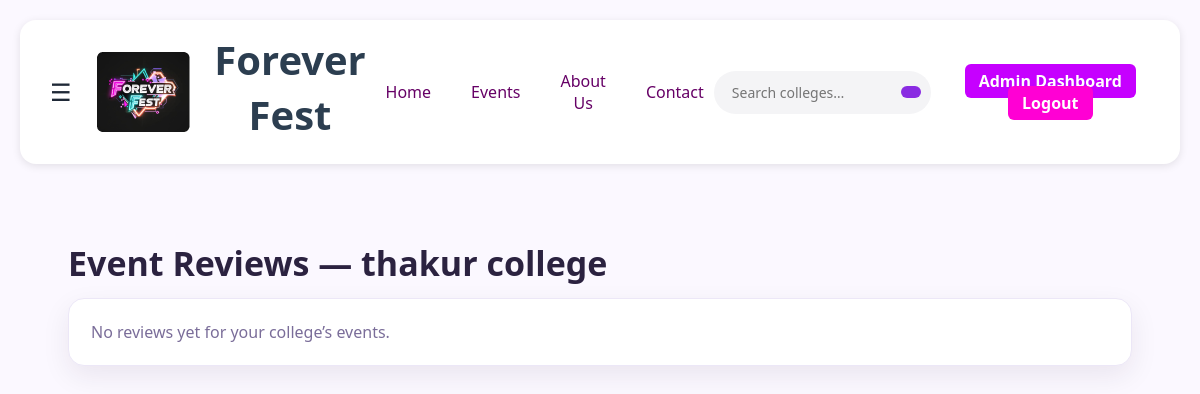
Before: /events/admin/reviews/ (signed in) with the older database file.
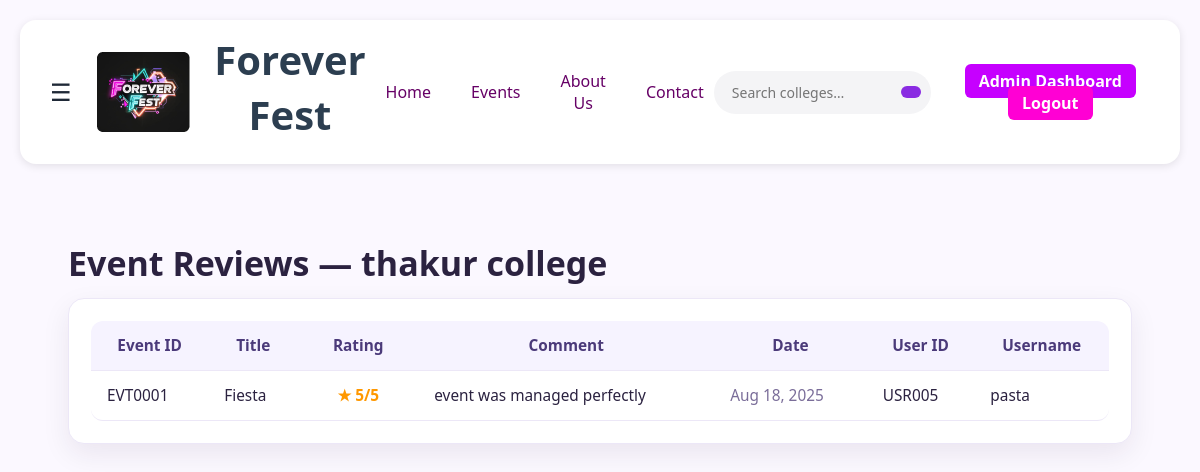
After: the same page with the newer database file.
### ugc/models.py (models this page shows, shortened)
class Review(models.Model):
    review_id = models.CharField(primary_key=True, max_length=20, default=generate_review_id)
    user = models.ForeignKey(UserProfile, on_delete=models.CASCADE, related_name="reviews")
    event = models.ForeignKey(Event, to_field="event_id", db_column="event_id", on_delete=models.CASCADE, related_name="reviews")
    rating = models.IntegerField(default=0)
    comment = models.CharField(max_length=200, blank=True)
    date_posted = models.DateField(auto_now_add=True)
    class Meta:
        db_table = "reviews"

### events/models.py (models this page shows, shortened)
class Event(models.Model):
    image_url = models.CharField(max_length=255, blank=True)
    event_id = models.CharField(primary_key=True, max_length=20, default=generate_event_id)
    college = models.ForeignKey(College,to_field="college_id", db_column="college_id",on_delete=models.CASCADE, related_name="events",)
    title = models.CharField(max_length=80)
    description = models.TextField(blank=True)
    date_time = models.DateTimeField(null=True, blank=True)
    location = models.CharField(max_length=120, blank=True)
    created_by = models.ForeignKey(AdminProfile,to_field="admin_id",db_column="created_by",on_delete=models.SET_NULL,null=True,blank=True,related_name="created_events",)
    class Meta:
        db_table = "events"

### accounts/models.py (models this page shows, shortened)
class UserProfile(models.Model):
    user_id = models.CharField(primary_key=True, max_length=20, default=generate_user_id, editable=False)
    username = models.CharField(max_length=25)
    email = models.EmailField(max_length=25, unique=True)
    password = models.CharField(max_length=128)
    profile_info = models.CharField(max_length=50, blank=True, null=True)
    preferences = models.CharField(max_length=20, blank=True, null=True)

### events/views.py (the view)
@require_http_methods(["GET"])
def admin_event_reviews_view(request):
    gate = _require_admin(request)
    if gate is None:
        return redirect("admin_login")
    admin, college = gate
    event_scope = Event.objects.all()
    if Event._meta.get_field("created_by"):  # defensive
        event_scope = event_scope.filter(created_by=admin)
    if college:
        event_scope = event_scope.filter(college=college)
    event_ids = event_scope.values_list("event_id", flat=True)
    reviews_qs = (
        Review.objects
        .filter(event__college=college)
        .select_related("event", "user")
        .order_by("-date_posted", "-review_id")
    )
    aggregates = (
        reviews_qs.values("event_id", "event__title")
        .annotate(
            avg_rating=Avg("rating"),
            review_count=Count("review_id"),
            last_date=Max("date_posted"),
        )
        .order_by("-avg_rating", "-review_count", "event__title")
    )
    latest_map = {}
    for r in reviews_qs:
        eid = r.event.event_id
        if eid not in latest_map:
            latest_map[eid] = r  # first in ordered list is latest
    context = {
        "admin": admin,
        "college": college,
        "aggregates": aggregates,
        "latest_map": latest_map,
        "reviews": reviews_qs[:50],   # if you want a quick recent list at bottom
    }
    return render(request, "events/admin_event_reviews.html", context)

### events/views.py (called while the page is built)
def _require_admin(request):
    admin_id = request.session.get(ADMIN_SESSION_KEY)
    if not admin_id:
        messages.error(request, "Please log in as admin.")
        return None
    try:
        admin = AdminProfile.objects.select_related("college").get(admin_id=admin_id)
    except AdminProfile.DoesNotExist:
        messages.error(request, "Session invalid. Please log in again.")
        return None
    college = getattr(admin, "college", None)
    if college is None:
        college = College.objects.filter(owner_admin=admin).first()
    return admin, college

### events/templates/events/admin_event_reviews.html (shortened to what this page needs)
{% extends "accounts/base.html" %}
{% load static %}
{% block content %}
<link rel="stylesheet" href="{% static 'css/admin_events_reviews.css' %}">
<div class="container">
  <h2>Event Reviews{% if college %} — {{ college.name|lower }}{% endif %}</h2>
  <div class="card">
    <div class="card-body">
      {% if reviews %}
        <div class="table-responsive">
          <table class="table styled-table">
            <thead>
              <tr>
                <th class="nowrap">Event ID</th>
                <th>Title</th>
                <th class="w-120 text-center">Rating</th>
                <th>Comment</th>
                <th class="nowrap">Date</th>
                <th class="nowrap">User ID</th>
                <th>Username</th>
              </tr>
            </thead>
            <tbody>
              {% for r in reviews %}
                <tr>
                  <td class="fw-semibold">{{ r.event.event_id }}</td>
                  <td>{{ r.event.title }}</td>
                  <td class="text-center rating">★ {{ r.rating }}/5</td>
                  <td>{{ r.comment|default:"—" }}</td>
                  <td class="nowrap text-muted">{{ r.date_posted|date:"M d, Y" }}</td>
                  <td class="nowrap">{{ r.user.user_id }}</td>
                  <td>{{ r.user.username }}</td>
                </tr>
              {% endfor %}
            </tbody>
          </table>
        </div>
      {% else %}
        <p class="text-muted">No reviews yet for your college’s events.</p>
      {% endif %}
    </div>
  </div>
</div>
{% endblock %}

Changed rows visible on the page:
added Review: event.event_id "EVT0001", event "Fiesta", rating "5", comment "event was managed perfectly", date_posted "Aug 18, 2025", user.user_id "USR005", user.username "pasta"
Other visible differences:
text no longer shown: "No reviews yet for your college’s events."
text now shown: "Event ID Title Rating Comment Date User ID Username"
